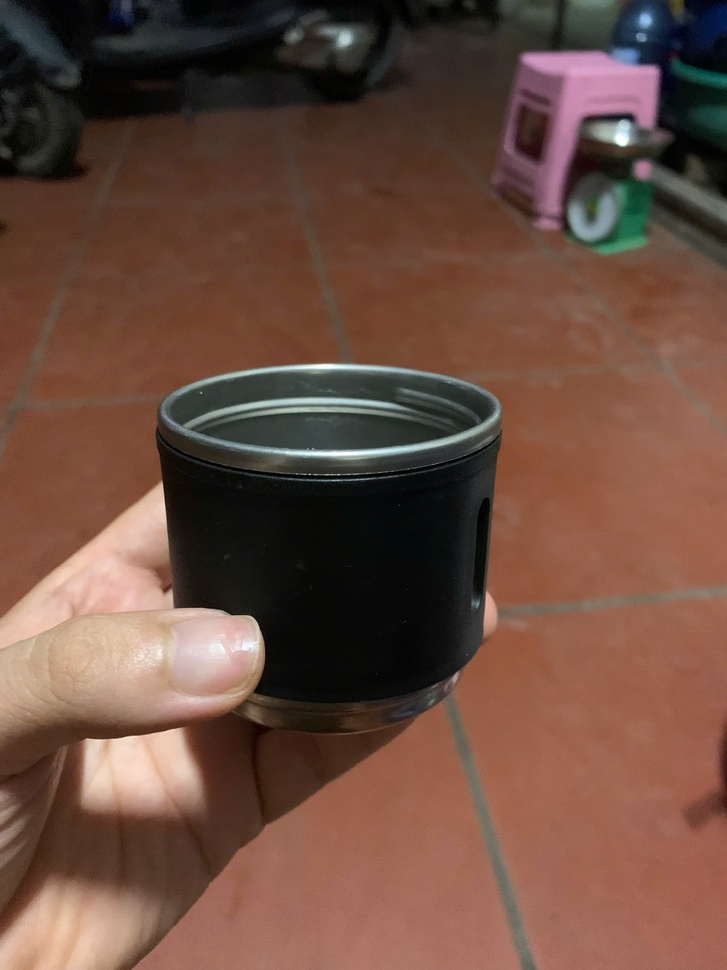
#> input picture image/Anh1.jpg, 727 x 970 px, shrunk from 1920 x 2560 before the run
$ python mainprogram.py
#> lines starting #> are read from the running program, lines starting #| are printed output that depends on the picture
### exersice1/imagemodule.py
from PIL import Image
import numpy as np
import os
import matplotlib.pyplot as plt

# Func 1: Average image
def average_image(list):
      # Create new array
    image = Image.open(list[0])
    total_array = np.array(image,"f")
    count = 1
    try:
    # Average image
        for i in list[1:]:
            total_array += np.array(Image.open(i),"f")
            count += 1
        average_array = total_array/count # Average image
        # Make image from average image
        image_array = Image.fromarray(average_array.astype("uint8"))
    except Exception as e:
        print(f"Error: {e}")
    return image_array
# Func 2: Save average image
def save_average_image(folder_path,list):
    # Check name for average image
    image = Image.open(list[0])
    new_name = "average_image"
    extension = image.format.lower()
    if not new_name.lower().endswith(f".{extension}"):
        new_name += f".{extension}"
    # Call average_image func and save as a new one
    image_array = average_image(list)
    new_average_image = image_array.save(os.path.join(folder_path,new_name),format=image.format,quality=100)
    return new_average_image,new_name
# Func 3: Balance gray image by CDF algorithm
def cdf_image (folder_path,new_name):
    # Check gray mode of new average image
    image = Image.open(os.path.join(folder_path,new_name))
    if image.mode != "L":
        image = image.convert("L")
    # CDF algorithm
    image_array = np.array(image)
    histogram,bins = np.histogram(image_array,bins=256,range=(0,256),density=True)
    cdf = histogram.cumsum()
    cdf = 255*cdf/cdf[-1]
    image_equal = np.interp(image_array,bins[:-1],cdf)
    image_equalized = Image.fromarray(image_equal.astype("uint8"))
    # Return CDF image
    return image_equalized
# Func 4: Revert grayscale image
def revert_image(image_equalized_array):
    reverted_image = 255-image_equalized_array
    return reverted_image

### exersice1/mainprogram.py
# Import library, module
from PIL import Image
import numpy as np
import os
import matplotlib.pyplot as plt
import imagemodule

# List all images in folder
folder_path = input("Folder path: ").replace("\\","/")
#> the answer given: ../image
folder_list = os.listdir(folder_path)
list = []
for i in folder_list:
    list.append(os.path.join(folder_path,i))
# Step 1: Call average image func and show it
plt.figure(num="Average Image",figsize=(5,5))
average_image = imagemodule.average_image(list)
#> in average_image, image is the input picture: PIL image 727x970 RGB; mean R, G, B 107.3, 76.8, 63.9
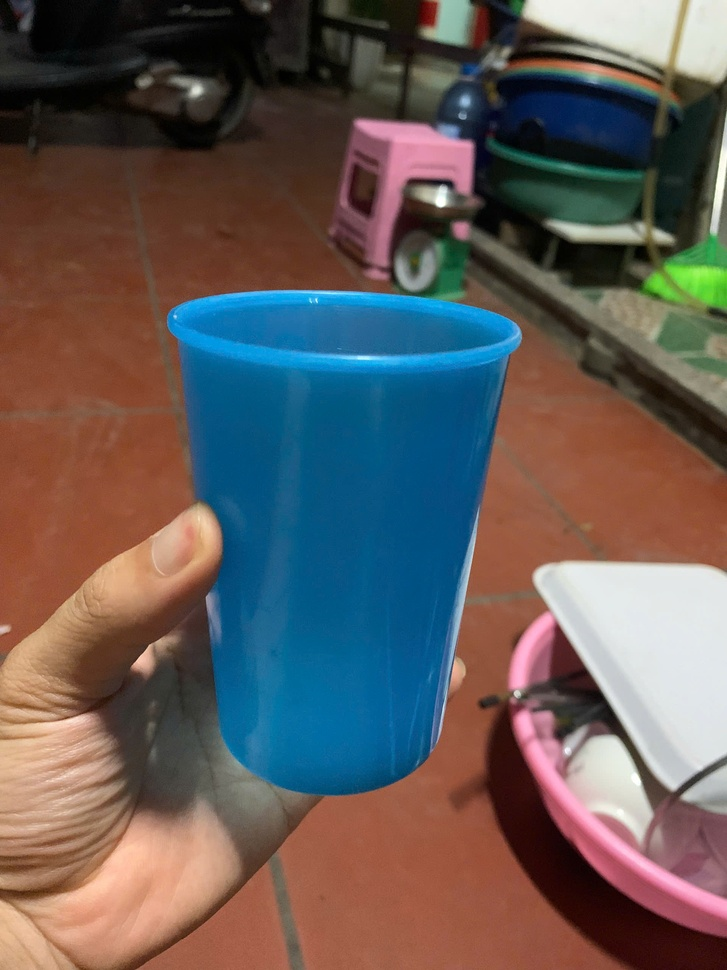
#> input picture image/Anh2.jpg, 727 x 970 px, shrunk from 1920 x 2560 before the run
#> in average_image, `total_array += np.array(Image.open(i),"f")`:
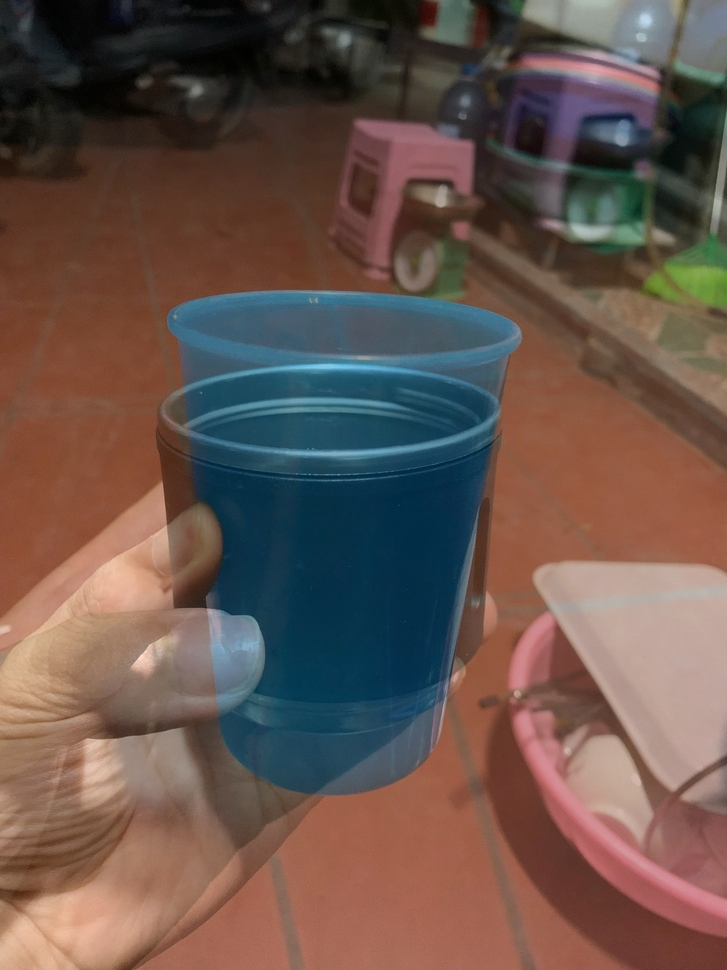
#> total_array: shape (970, 727, 3) float32; mean R, G, B 206.6, 167.7, 152.4; drawn with min black and max white
plt.imshow(average_image)
plt.title("Average Image")
plt.show()
# Step 2: Call save_average_image func
new_image,new_name = imagemodule.save_average_image(folder_path,list) # Func save_average_image return 2 values
#> new_name = 'average_image.jpeg'
print("Save image successfully")
# Step 3: CDF_Image
image = Image.open(os.path.join(folder_path,new_name)).convert("L") # Convert RGB -> gray
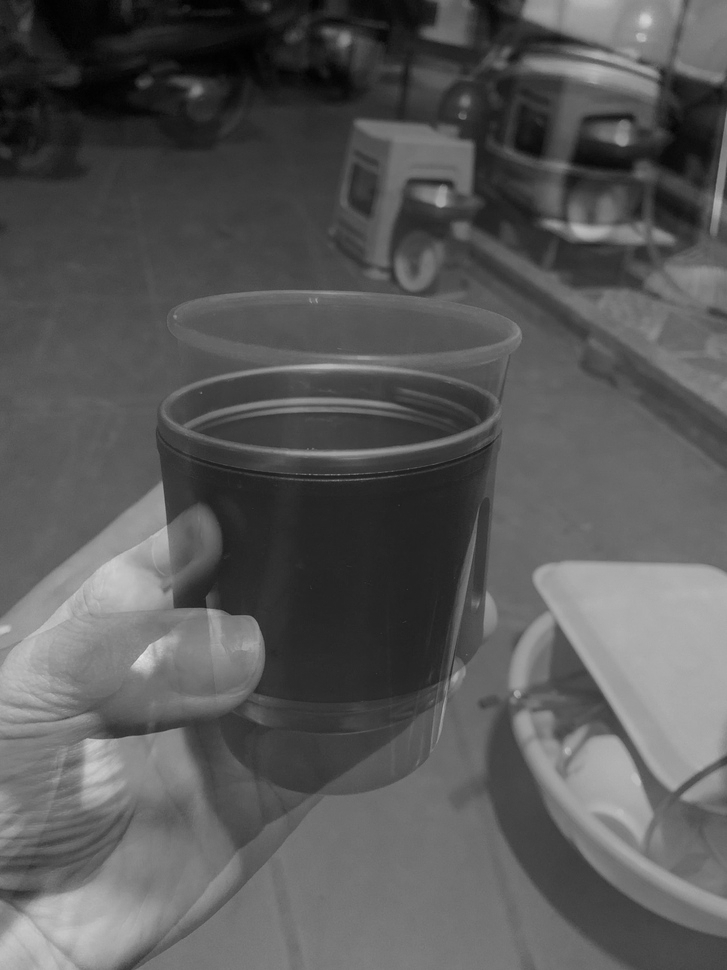
#> image: PIL image 727x970 L; min 0, max 229, mean 88.5
image_array = np.array(image)
image_equalized = imagemodule.cdf_image(folder_path,new_name) # Call CDF func
#> in cdf_image, `histogram,bins = np.histogram(image_array,bins=256,range=(0,256),densi..`: histogram = 256 values, max 0.0144 at index 37, min 0 at index 224, mean 0.00391; bins = 257 values from 0 to 256
#> in cdf_image, `cdf = histogram.cumsum()`: cdf = 256 values from 2.84e-06 to 1
#> in cdf_image, `cdf = 255*cdf/cdf[-1]`: cdf = 256 values from 0.000723 to 255
#> in cdf_image, `image_equal = np.interp(image_array,bins[:-1],cdf)`:
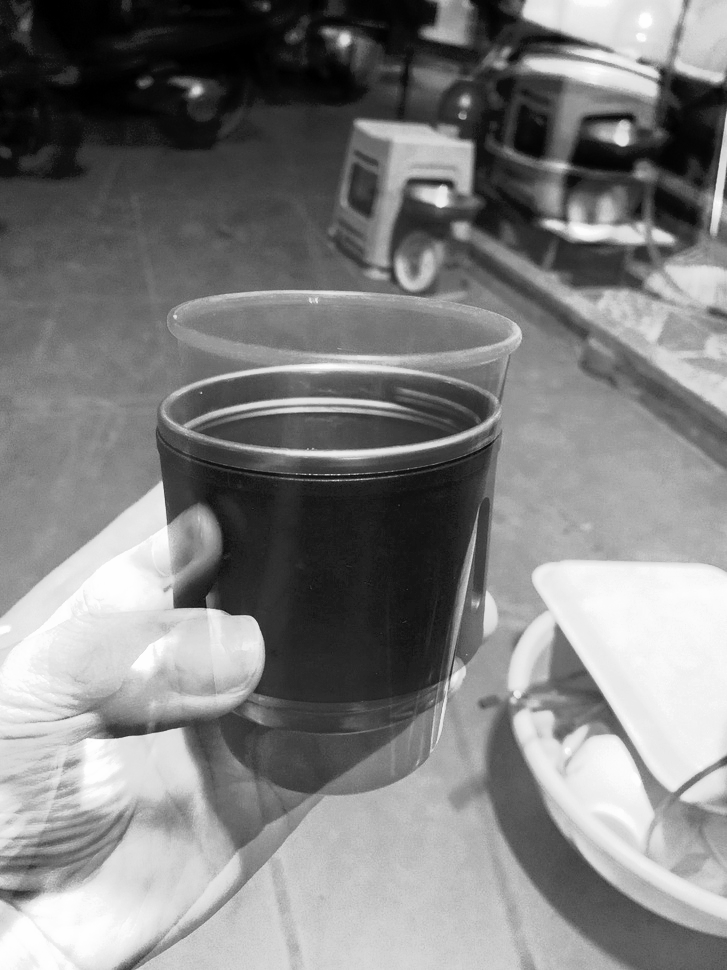
#> image_equal: shape (970, 727) float64; min 0.000723, max 255, mean 128.5
image_equalized_array = np.array(image_equalized)
plt.figure(figsize=(12,12))
plt.subplot(2,2,1) # Make original image view
plt.imshow(image,cmap="gray")
plt.title("Original image")
plt.subplot(2,2,2) # Make histogram of original image view
plt.hist(image_array.flatten(),bins=256)
plt.title("Histogram of original image")
plt.subplot(2,2,3) # Make CDF's image view
plt.imshow(image_equalized,cmap="gray")
plt.title("CDF's image")
plt.subplot(2,2,4) # Make histogram of CDF's image view
plt.hist(image_equalized_array.flatten(),bins=256)
plt.title("Histogram of CDF's image")
plt.show()
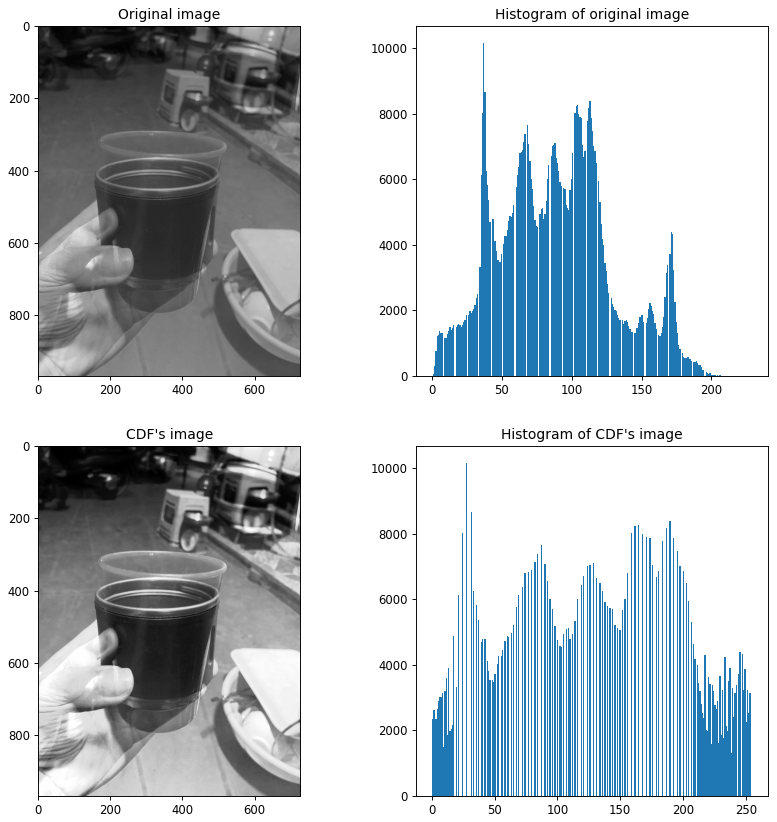
#> figure drawn by matplotlib, 4 panels; panel 2: tallest bar 10162 high, from x = 36.68 to 37.57; panel 4: tallest bar 10162 high, from x = 26.89 to 27.89
# Step 4: Reverted image
reverted_image = imagemodule.revert_image(image_equalized_array) # Call reverted image func
#> in revert_image, `reverted_image = 255-image_equalized_array`:
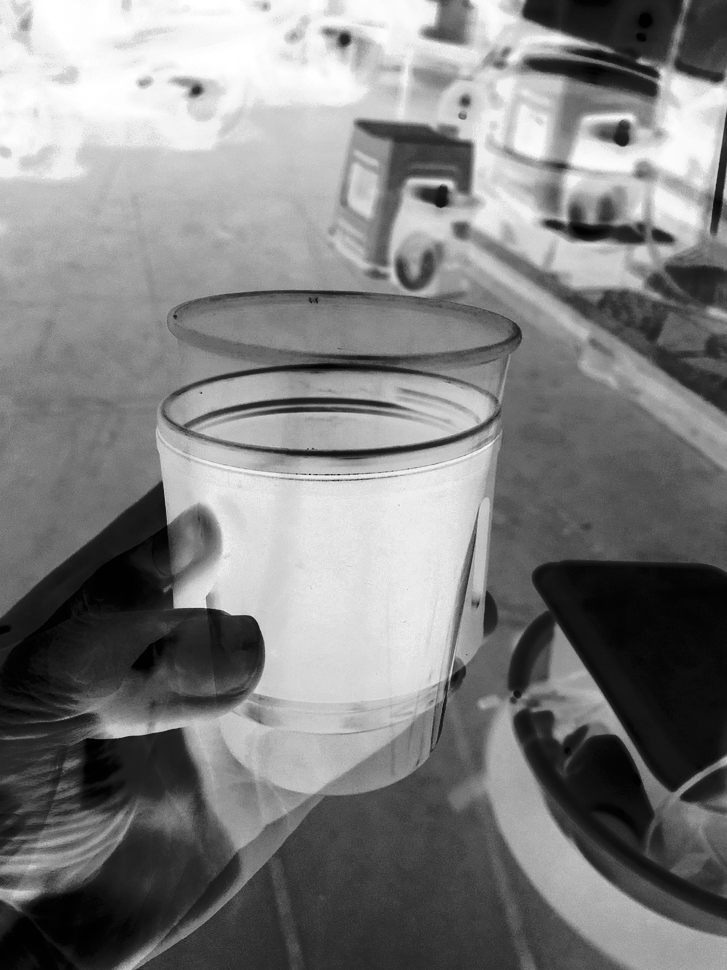
#> reverted_image: shape (970, 727); min 0, max 255, mean 127.1
fig,axs = plt.subplots(1,2,figsize=(10,5)) # Show result
fig.subplots_adjust(wspace=0.2,hspace=0.2)
axs[0].imshow(image_equalized,cmap="gray")
axs[0].set_title("Original image")
axs[1].imshow(reverted_image,cmap="gray")
axs[1].set_title("Reverted image")
plt.show()
